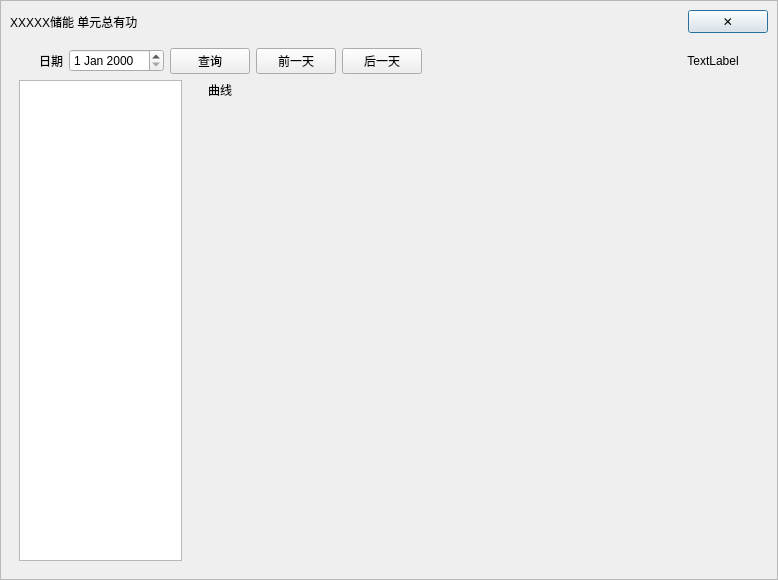
<?xml version="1.0" encoding="UTF-8"?>
<ui version="4.0">
 <class>RealTimeDataView</class>
 <widget class="QWidget" name="RealTimeDataView">
  <property name="geometry">
   <rect>
    <x>0</x>
    <y>0</y>
    <width>778</width>
    <height>580</height>
   </rect>
  </property>
  <property name="windowTitle">
   <string>Form</string>
  </property>
  <layout class="QVBoxLayout" name="verticalLayout">
   <property name="spacing">
    <number>0</number>
   </property>
   <property name="leftMargin">
    <number>0</number>
   </property>
   <property name="topMargin">
    <number>0</number>
   </property>
   <property name="rightMargin">
    <number>0</number>
   </property>
   <property name="bottomMargin">
    <number>0</number>
   </property>
   <item>
    <widget class="QFrame" name="frame">
     <property name="frameShape">
      <enum>QFrame::StyledPanel</enum>
     </property>
     <property name="frameShadow">
      <enum>QFrame::Raised</enum>
     </property>
     <property name="k2" stdset="0">
      <bool>true</bool>
     </property>
     <layout class="QVBoxLayout" name="verticalLayout_4">
      <item>
       <layout class="QHBoxLayout" name="horizontalLayout">
        <item>
         <widget class="QLabel" name="label_title">
          <property name="text">
           <string>XXXXX储能 单元总有功</string>
          </property>
          <property name="k2" stdset="0">
           <bool>true</bool>
          </property>
         </widget>
        </item>
        <item>
         <spacer name="horizontalSpacer">
          <property name="orientation">
           <enum>Qt::Horizontal</enum>
          </property>
          <property name="sizeHint" stdset="0">
           <size>
            <width>40</width>
            <height>20</height>
           </size>
          </property>
         </spacer>
        </item>
        <item>
         <widget class="QPushButton" name="pushButton_4">
          <property name="text">
           <string>✕</string>
          </property>
          <property name="default">
           <bool>true</bool>
          </property>
          <property name="closeBtn" stdset="0">
           <bool>true</bool>
          </property>
          <property name="k2" stdset="0">
           <bool>true</bool>
          </property>
         </widget>
        </item>
       </layout>
      </item>
      <item>
       <widget class="QWidget" name="widget" native="true">
        <layout class="QVBoxLayout" name="verticalLayout_3">
         <item>
          <layout class="QHBoxLayout" name="horizontalLayout_2">
           <property name="leftMargin">
            <number>20</number>
           </property>
           <property name="rightMargin">
            <number>20</number>
           </property>
           <item>
            <widget class="QLabel" name="label_2">
             <property name="text">
              <string>日期</string>
             </property>
             <property name="k3" stdset="0">
              <bool>true</bool>
             </property>
            </widget>
           </item>
           <item>
            <widget class="QDateEdit" name="dateEdit"/>
           </item>
           <item>
            <widget class="QPushButton" name="pushButton">
             <property name="text">
              <string>查询</string>
             </property>
             <property name="b1" stdset="0">
              <bool>true</bool>
             </property>
            </widget>
           </item>
           <item>
            <widget class="QPushButton" name="pushButton_2">
             <property name="text">
              <string>前一天</string>
             </property>
             <property name="b1" stdset="0">
              <bool>true</bool>
             </property>
            </widget>
           </item>
           <item>
            <widget class="QPushButton" name="pushButton_3">
             <property name="text">
              <string>后一天</string>
             </property>
             <property name="b1" stdset="0">
              <bool>true</bool>
             </property>
            </widget>
           </item>
           <item>
            <spacer name="horizontalSpacer_2">
             <property name="orientation">
              <enum>Qt::Horizontal</enum>
             </property>
             <property name="sizeHint" stdset="0">
              <size>
               <width>40</width>
               <height>20</height>
              </size>
             </property>
            </spacer>
           </item>
           <item>
            <widget class="QLabel" name="label_right">
             <property name="text">
              <string>TextLabel</string>
             </property>
             <property name="alignment">
              <set>Qt::AlignCenter</set>
             </property>
             <property name="k3" stdset="0">
              <bool>true</bool>
             </property>
            </widget>
           </item>
          </layout>
         </item>
         <item>
          <layout class="QHBoxLayout" name="horizontalLayout_4" stretch="2,7">
           <item>
            <widget class="QTableWidget" name="tableWidget"/>
           </item>
           <item>
            <layout class="QVBoxLayout" name="verticalLayout_2" stretch="0,1">
             <item>
              <layout class="QHBoxLayout" name="horizontalLayout_3">
               <property name="leftMargin">
                <number>20</number>
               </property>
               <item>
                <widget class="QLabel" name="label_4">
                 <property name="text">
                  <string>曲线</string>
                 </property>
                 <property name="k3" stdset="0">
                  <bool>true</bool>
                 </property>
                </widget>
               </item>
               <item>
                <spacer name="horizontalSpacer_3">
                 <property name="orientation">
                  <enum>Qt::Horizontal</enum>
                 </property>
                 <property name="sizeHint" stdset="0">
                  <size>
                   <width>40</width>
                   <height>20</height>
                  </size>
                 </property>
                </spacer>
               </item>
              </layout>
             </item>
             <item>
              <widget class="QWidget" name="widget_chart" native="true"/>
             </item>
            </layout>
           </item>
          </layout>
         </item>
        </layout>
       </widget>
      </item>
     </layout>
    </widget>
   </item>
  </layout>
 </widget>
 <resources/>
 <connections/>
</ui>
